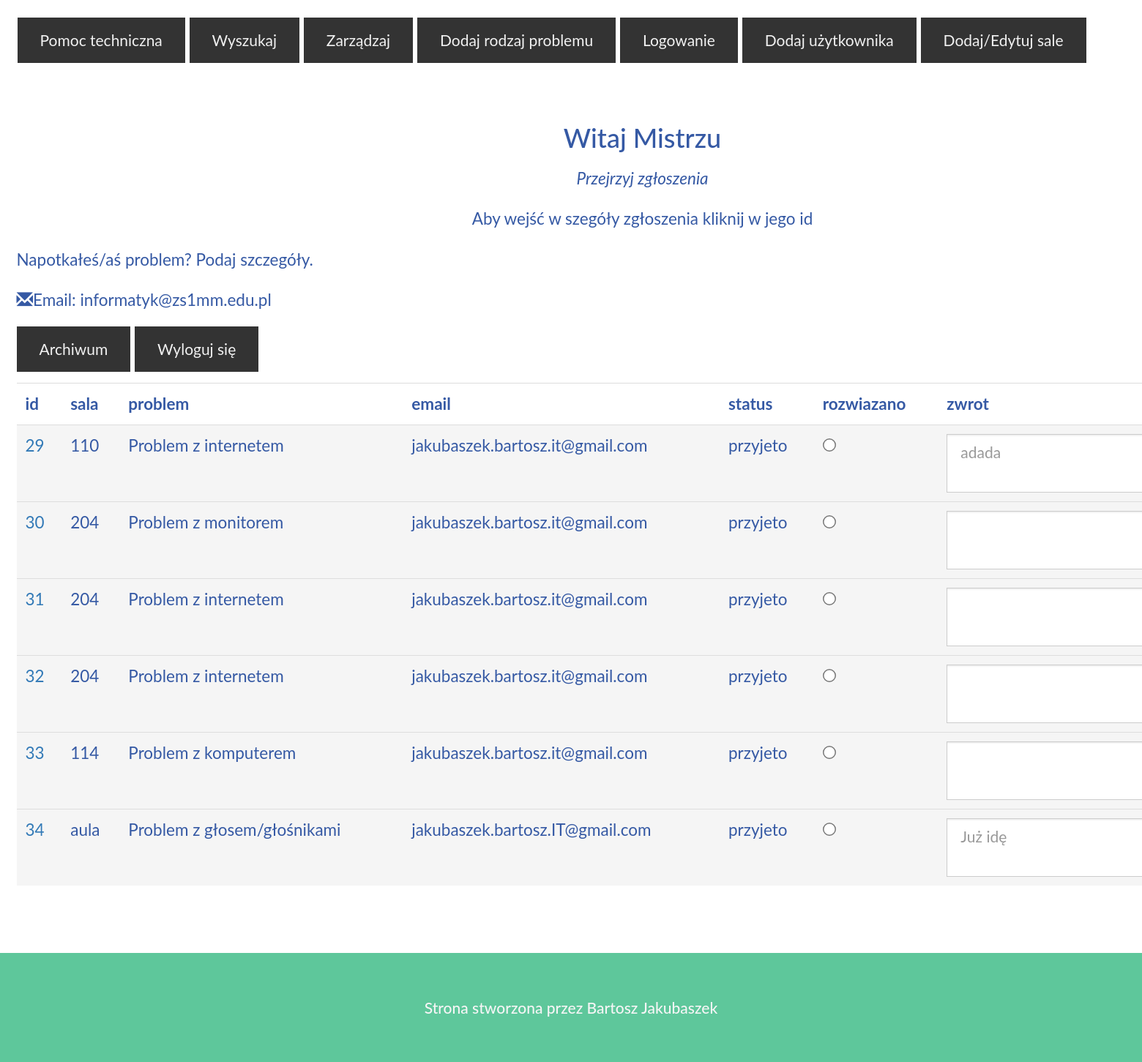
/witaj.php (signed in), run on the app's committed database.
### tables this page shows
CREATE TABLE `problem` (
  `id` int(11) NOT NULL,
  `problem` varchar(30) NOT NULL
);

CREATE TABLE `zgloszenia` (
  `id` int(11) NOT NULL,
  `sala` int(20) NOT NULL,
  `problem` int(20) NOT NULL,
  `email` varchar(40) NOT NULL,
  `opis` text NOT NULL,
  `rozwiazane` varchar(10) NOT NULL,
  `zwrot` text NOT NULL
);

CREATE TABLE `sala` (
  `id` int(11) NOT NULL,
  `sala` varchar(40) NOT NULL
);

### witaj.php (the view, shortened to what this page needs)
<!DOCTYPE html>
<html lang="en">
<head>
  <link rel="stylesheet" href="https://maxcdn.bootstrapcdn.com/bootstrap/3.4.1/css/bootstrap.min.css">
  <link rel="stylesheet" href="styles.css">
</head>
<body>
<?php
include('menu.php')
?>
<div class="container">
  <h3 class="text-center">Witaj Mistrzu</h3>
  <p class="text-center"><em>Przejrzyj zgłoszenia</em></p>
  <p class="text-center">Aby wejść w szegóły zgłoszenia kliknij w jego id</p>
  <div class="row test">
    <div class="col-md-4">
      <p>Napotkałeś/aś problem? Podaj szczegóły.</p>
      <p><span class="glyphicon glyphicon-envelope"></span>Email: informatyk@zs1mm.edu.pl</p>
      <a href="witaj2.php">
      <button type="button" class="btn btn-dark">Archiwum</button>
</a>
      <a href="wyloguj.php">
 <button type="button" class="btn btn-dark ">Wyloguj się</button>
 </a>
    </div>
    <div class="col-md-8">
      <div class="row">
        <div class="col-sm-6 form-group">
        </div>
        <div class="col-sm-6 form-group">
        </div>
        <div class="col-sm-6 form-group">
    </div>
      </div>
      <div class="row">
        <div class="col-md-12 form-group">
        </div>
      </div>
    </div>
  </div>
  <?php
$servername = "localhost";
$username = "root";
$password = "";
$dbname = "pomoc_techniczna";
$conn = mysqli_connect($servername, $username, $password,$dbname);
$sql = "select zgloszenia.zwrot,zgloszenia.opis,zgloszenia.id,zgloszenia.email,zgloszenia.rozwiazane,problem.problem,sala.sala from problem INNER JOIN zgloszenia ON zgloszenia.problem=problem.id INNER JOIN sala ON zgloszenia.sala=sala.id WHERE   zgloszenia.rozwiazane = 'przyjeto'";
$result = mysqli_query($conn,$sql);
echo "        <form action='witaj_1.php' method='POST'>";
echo "<table class='table table-sm  '>
<tr>
<th >id</th>
<th >sala</th>
<th >problem</th>
<th >email</th>
<th >status</th>
<th >rozwiazano</th>
<th >zwrot</th>
</tr>";
while($row = mysqli_fetch_array($result))
{
   if ($row['rozwiazane']=='przyjeto'){
    echo "<tr class='active'>";
  }
  else if ($row['rozwiazane']=='rozwiazane'){
    echo "<tr class='info'>";
  }
echo "<td><a href='wyloguj.php'>" . $row['id'] . "</a></td>";
echo "<td>" . $row['sala'] . "</td>";
echo "<td>" . $row['problem'] . "</td>";
echo "<td>" . $row['email'] . "</td>";
echo "<td>" . $row['rozwiazane'] . "</td>";
if ($row['rozwiazane']!='rozwiazane'){
echo "<td><input class='form-check-input' type='radio' name='flexRadioDefault' id='flexRadioDefault1' placeholder
=".$row['id']." >
  <label class='form-check-label' for='flexRadioDefault1'>
  </label></td>";
}
echo "<td>" ."<textarea class='form-control' id='".$row['id']."' name='".$row['id']."' placeholder='". $row['zwrot'] ."'>"  ."</textarea> </td>";
echo "</tr>";
}
echo "</table>";
echo "          <input type='submit' class='btn pull-right'></submit>
</form>";
?>
</div>
<footer class="text-center">
  <h5>
  <p>Strona stworzona przez <a href="http://zs1mm.edu.pl/#/" data-toggle="tooltip" title="Odwiedź stronę szkoły">Bartosz Jakubaszek</a></p>
</h5></footer>
</body>
</html>

### menu.php (shortened to what this page needs)
<nav class="navbar navbar-light bg-light">
  <span class="navbar-text">
    <a href="index.php">    <button type="button" class="btn btn-dark ">Pomoc techniczna</button></a>
    <a href="zgloszenie.php">    <button type="button" class="btn btn-dark ">Wyszukaj</button></a>
    <?php
if (isset($_SESSION['login_user'])!=NULL){
  echo "    <a href='witaj.php'>    <button type='button' class='btn btn-dark '>Zarządzaj</button></a>";
  echo "    <a href='problem.php'>    <button type='button' class='btn btn-dark '>Dodaj rodzaj problemu</button></a>";
  echo "  <a href='logowanie.php'><button type='button' class='btn btn-dark ' >Logowanie</button></a>";
  if ($_SESSION['login_user']=="user"){
    echo "    <a href='user.php'>    <button type='button' class='btn btn-dark '>Dodaj użytkownika</button></a>";
  echo "    <a href='sale.php'>    <button type='button' class='btn btn-dark '>Dodaj/Edytuj sale</button></a>";
  }
}
    ?>
  </span>
</nav>

### styles.css (style rules this page uses)
body { font: 400 15px/1.8 Lato, sans-serif; color: #3559a4; zoom: 150%; }
.btn { padding: 10px 20px; background-color: #333; color: #f1f1f1; border-radius: 0; transition: .2s; }
footer { position: static; bottom:0; width: 100%; background-color: #2d2d30; color: #f5f5f5; padding: 32px; background-color: #5ec79b; }
footer a { color: #f5f5f5; }
.form-control { border-radius: 0; }
textarea { resize: none; }

### witaj.php (style rules this page uses)
footer { background-color: #5ec79b; color: #f5f5f5; }
footer a { color: #f5f5f5; }

### data on the page
problem: zgloszenia.id "29", sala.sala "110", problem "Problem z internetem", zgloszenia.email "jakubaszek.bartosz.it@gmail.com", zgloszenia.rozwiazane "przyjeto", zwrot "adada", zgloszenia.id "31", sala.sala "204", zgloszenia.id "32"
problem: zgloszenia.id "30", sala.sala "204", problem "Problem z monitorem", zgloszenia.email "jakubaszek.bartosz.it@gmail.com", zgloszenia.rozwiazane "przyjeto"
problem: zgloszenia.id "33", sala.sala "114", problem "Problem z komputerem", zgloszenia.email "jakubaszek.bartosz.it@gmail.com", zgloszenia.rozwiazane "przyjeto"
problem: zgloszenia.id "34", sala.sala "aula", problem "Problem z głosem/głośnikami", zgloszenia.email "jakubaszek.bartosz.IT@gmail.com", zgloszenia.rozwiazane "przyjeto", zwrot "Już idę"
